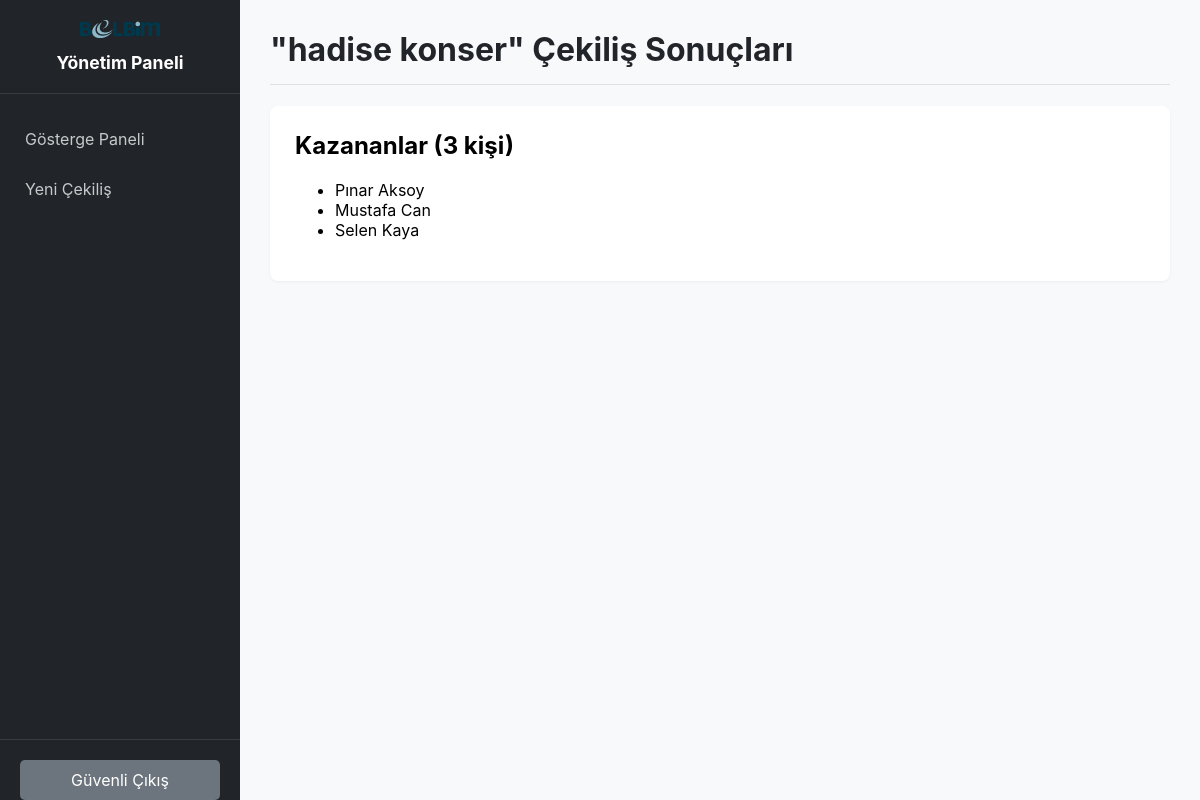
The page /results/2 (signed in) on the database as committed earlier.
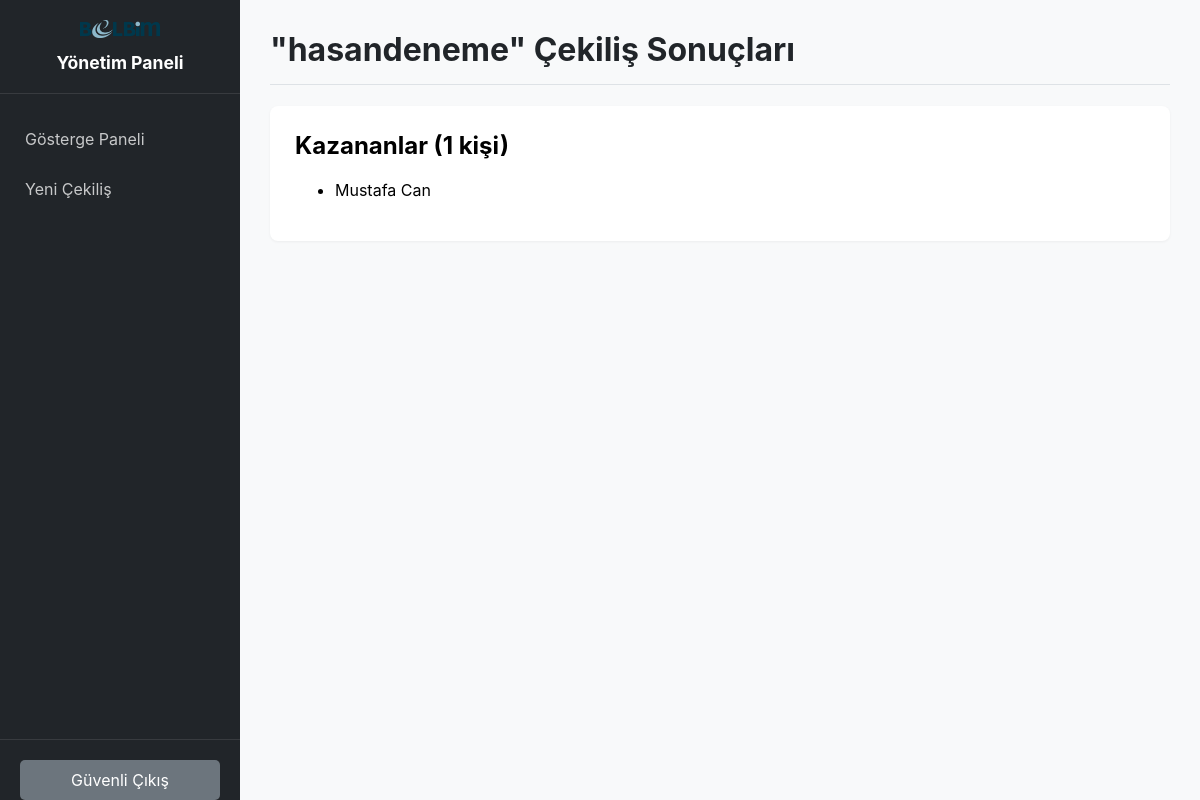
The same page on the database as committed later.
### tables this page shows
CREATE TABLE raffles (
            id INTEGER PRIMARY KEY AUTOINCREMENT,
            name TEXT NOT NULL,
            creation_date TEXT NOT NULL,
            num_winners INTEGER NOT NULL,
            scheduled_draw_time TEXT NOT NULL
        );

CREATE TABLE winners (
            id INTEGER PRIMARY KEY AUTOINCREMENT,
            raffle_id INTEGER NOT NULL,
            participant_name TEXT NOT NULL,
            FOREIGN KEY (raffle_id) REFERENCES raffles (id) ON DELETE CASCADE
        );

### app.py (the view)
@app.route('/results/<int:raffle_id>')
def view_results(raffle_id):
    conn = get_db_connection()
    raffle = conn.execute('SELECT * FROM raffles WHERE id = ?', (raffle_id,)).fetchone()
    if raffle is None:
        flash('Çekiliş bulunamadı.', 'danger')
        conn.close()
        return redirect(url_for('index'))
    winners = conn.execute('SELECT participant_name FROM winners WHERE raffle_id = ?', (raffle_id,)).fetchall()
    conn.close()
    template_name = 'admin/results.html' if 'logged_in' in session else 'results.html'
    return render_template(template_name, raffle=raffle, winners=winners)

### app.py (called while the page is built)
def get_db_connection():
    conn = sqlite3.connect(DATABASE)
    conn.row_factory = sqlite3.Row
    conn.execute("PRAGMA foreign_keys = ON")
    return conn

### templates/admin/results.html (shortened to what this page needs)
<!DOCTYPE html>
<html lang="tr">
<head>
    <link rel="stylesheet" href="{{ url_for('static', filename='css/admin.css') }}">
</head>
<body>
    <div class="sidebar">
        <div class="sidebar-header">
            <img src="{{ url_for('static', filename='images/belbim_logo.png') }}" alt="BELBİM Logo" class="logo">
            <h3>Yönetim Paneli</h3>
        </div>
        <ul class="sidebar-nav">
            <li><a href="{{ url_for('admin_dashboard') }}">Gösterge Paneli</a></li>
            <li><a href="{{ url_for('upload_participants') }}">Yeni Çekiliş</a></li>
        </ul>
        <div class="sidebar-footer">
            <a href="{{ url_for('admin_logout') }}">Güvenli Çıkış</a>
        </div>
    </div>
    <div class="main-content">
        <h1>"{{ raffle.name }}" Çekiliş Sonuçları</h1>
        <div class="content-box">
            <div class="content-header">
                <h2>Kazananlar ({{ winners | length }} kişi)</h2>
                <a href="{{ url_for('admin_dashboard') }}" class="btn">Panele Dön</a>
            </div>
            {% if winners %}
                <ul class="winner-list">
                    {% for winner in winners %}
                        <li>{{ winner.participant_name }}</li>
                    {% endfor %}
                </ul>
            {% else %}
                <p>Bu çekiliş için henüz kazanan belirlenmedi.</p>
                {% if 'logged_in' in session %}
                    <p><a href="{{ url_for('draw_raffle', raffle_id=raffle.id) }}" class="btn">Çekilişi Şimdi Yap</a></p>
                {% endif %}
            {% endif %}
        </div>
    </div>
</body>
</html>

Rows that differ between the two databases and show on the page:
removed winners: participant_name "Pınar Aksoy"
removed winners: participant_name "Selen Kaya"
changed raffles: name "hadise konser" → "hasandeneme"
Other text that changed with them:
{{ winners | length }}: "3" → "1"
